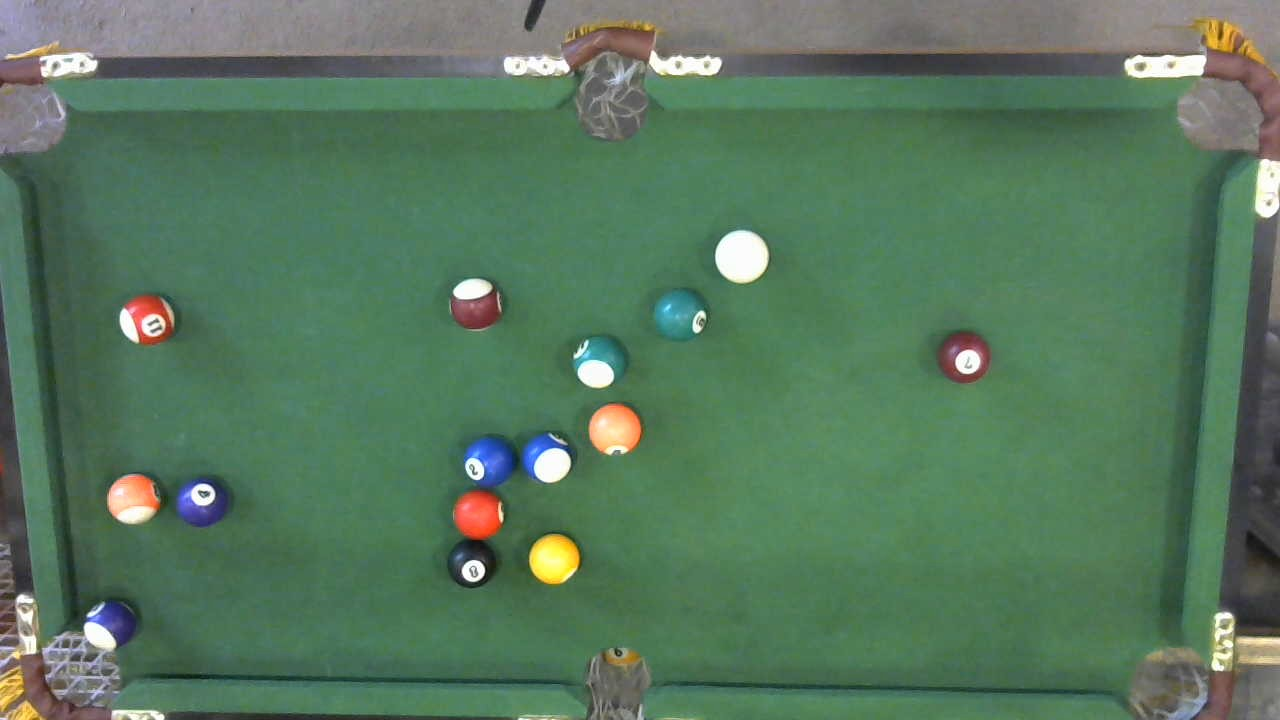
//> input picture ProtoCodes/Billiards/images/original/r1.jpg, 1280 x 720 px
$ ./Billiards images/original/r1.jpg   (built with g++ and OpenCV 4)
//> lines starting //> are read from the running program, lines starting //| are printed output that depends on the picture; after the words box and inside, x2 and y2 are one past the last pixel; in counts of white or black regions, pixels touching at a corner belong together
#include<iostream>
#include<vector>
#include<opencv2/core.hpp>
#include<opencv2/imgproc.hpp>
#include<opencv2/highgui.hpp>
#include<opencv2/features2d.hpp>

using namespace std;
using namespace cv;

const double X=472.5;//作为球路计算算法测试的仿真程序，本程序没有引入白球探测程序，我们把测试图片中的白球坐标作为常量定义于此
const double Y=391.5;

double min(double x,double y){//辅助函数，找到较小的值
    return x>y?y:x;
}

double max(double x,double y){//辅助函数，找到较大的值
    return x>y?x:y;
}

// [8 lines left out: function minmax, not called in this run]

bool backgroundColorExtraction(const Mat& im,int& r,int& g,int& b,bool centerEmphasized=true){//背景色提取
//将提取得到的背景色信息保存到变量r,g,b中，为了减少台球桌外侧的边缘对于背景色统计的干扰，可以选择“强调中心区域”
    if(im.channels()!=3)return false;//只处理彩色图片
    int rows=im.rows;
    int cols=im.cols;
    int RGBHistogram[16][16][16];//将RGB色彩空间划分为16*16*16个区间
    memset(RGBHistogram,0,sizeof(int)*16*16*16);
    r=0;g=0;b=0;
    int cnt=0;
    for(int i=0;i<rows;i++){
        for(int j=0;j<cols;j++){//遍历图像
            RGBHistogram[int(im.at<Vec3b>(i, j)[0]) / 16][int(im.at<Vec3b>(i, j)[1]) / 16][int(im.at<Vec3b>(i, j)[2]) / 16]++;//计算每个像素的RGB值，将其归入相应的直方图区间
            if(centerEmphasized && i>rows/4 && i<rows/4*3 && j>cols/4 && j<cols/4*3){
                RGBHistogram[int(im.at<Vec3b>(i, j)[0]) / 16][int(im.at<Vec3b>(i, j)[1]) / 16][int(im.at<Vec3b>(i, j)[2]) / 16]++;//如果选择“强调中心区域”，则中部区域的色彩统计按照一个像素两票计算
            }
        }
    }
    for(int i=0;i<16;i++){//在直方图中找到RGB最大值
        for(int j=0;j<16;j++){
            for(int k=0;k<16;k++){
                if (RGBHistogram[i][j][k] > cnt) {
					cnt = RGBHistogram[i][j][k];
					r = i;
					g = j;
					b = k;
				}
            }
        }
    }
    r=r*16+8;//通过数组标号反过来估计最大RGB值，即背景色
    g=g*16+8;
    b=b*16+8;
    return true;
}

Mat binarization(const Mat& src,const int r,const int g,const int b,const int threshold,bool OR=true){//图像二值化，按照背景色r,g,b,以threshold为阈值，将图像src中与(r,g,b)差异小于阈值的像素点绘制为黑色，否则绘制为白色
    Mat dst(Size(src.cols, src.rows), CV_8UC3);
    if(OR){//或逻辑：r,g,b之一的差异超过阈值就绘制白色
        for(int i=0;i<src.rows;i++){
            for(int j=0;j<src.cols;j++){
                if( abs(src.at<Vec3b>(i,j)[0]-r)>threshold || abs(src.at<Vec3b>(i,j)[1]-g)>threshold || abs(src.at<Vec3b>(i,j)[2]-b)>threshold){
                    dst.at<Vec3b>(i, j)[0] = 255;
                    dst.at<Vec3b>(i, j)[1] = 255;
                    dst.at<Vec3b>(i, j)[2] = 255;
                }
                else{
                    dst.at<Vec3b>(i, j)[0] = 0;
                    dst.at<Vec3b>(i, j)[1] = 0;
                    dst.at<Vec3b>(i, j)[2] = 0;
                }
            }
        }
    }
    else{//与逻辑：r,g,b差异全部大于阈值才绘制为白色
        for(int i=0;i<src.rows;i++){
            for(int j=0;j<src.cols;j++){
                if( abs(src.at<Vec3b>(i,j)[0]-r)>threshold && abs(src.at<Vec3b>(i,j)[1]-g)>threshold && abs(src.at<Vec3b>(i,j)[2]-b)>threshold){
                    dst.at<Vec3b>(i, j)[0] = 255;
                    dst.at<Vec3b>(i, j)[1] = 255;
                    dst.at<Vec3b>(i, j)[2] = 255;
                }
                else{
                    dst.at<Vec3b>(i, j)[0] = 0;
                    dst.at<Vec3b>(i, j)[1] = 0;
                    dst.at<Vec3b>(i, j)[2] = 0;
                }
            }
        }
    }
    imwrite("tmp.jpg",dst);
    return dst;
}

Mat edgeDetection(const Mat& src,unsigned int Modifier=1){//辅助函数，生成Sobel边缘探测图像
    Mat gray,grad_x,grad_y,grad;
    cvtColor(src,gray,COLOR_RGB2GRAY);
    Sobel(gray,grad_x,CV_16S,1,0,3,1,0,BORDER_DEFAULT);//由x方向上的灰度梯度得到边缘图
    Sobel(gray,grad_y,CV_16S,0,1,3,1,0,BORDER_DEFAULT);//由y方向上的灰度梯度得到边缘图
    convertScaleAbs(grad_x,grad_x);
    convertScaleAbs(grad_y,grad_y);
    addWeighted(grad_x,0.5*Modifier,grad_y,0.5*Modifier,0,grad);//将两个边缘图加权相加，用参数Modifier控制图像中边缘轮廓的强度
    return grad;
}

Mat findTableEdge(const Mat& src,int& x1,int& x2,int& y1,int& y2,int marginFilter=0,int lowerBound=20,int upperBound=40,int division=40){
    //探测桌面边缘的算法
    //将计算得到的桌面边缘探测结果保存到变量x1,x2,y1,y2中
    //如果开启marginFilter=n，则将图像边缘的1/n*图像长、1/n*图像宽的区域涂黑，如果marginFilter=0，则保留原图像，不做涂黑处理
    //桌面边缘处的颜色为绿色，用Sobel算子只能提取出很弱的纹理
    //本函数的目的就是在二值化图像的黑色区域搜寻Sobel算子提取的弱纹理
    //将球-桌面间的强纹理信息弱化，将桌面本身的弱纹理信息强化
    //然后运用此信息进行桌面边缘的位置估计
    //用lowerBound和upperBound确定提取的弱纹理的强度阈值
    //将图像长、宽划分为division部分，统计落在其中的纹理像素，用于估计桌面边缘的大致位置
    int r,g,b;
    Mat dst(Size(src.cols, src.rows), CV_8UC3);
    backgroundColorExtraction(src,r,g,b);//提取背景色
    Mat im1=binarization(src,r,g,b,10);//以与背景色差异阈值为10的标准进行图像二值化
    //对于一般目的而言，该阈值在经验上可以设置为50，对于桌面边缘提取而言，把阈值减小可以缩小黑色区域，减少探测到球-桌面强纹理信息的可能性，过滤掉一部分强纹理
    Mat im2=edgeDetection(src);
    if(marginFilter==0){//不对边缘进行处理
        for(int i=0;i<src.rows;i++){
            for(int j=0;j<src.cols;j++){
                if(im1.at<Vec3b>(i,j)[0]==0 && im1.at<Vec3b>(i,j)[1]==0 && im1.at<Vec3b>(i,j)[2]==0 && im2.at<uchar>(i,j)>lowerBound && im2.at<uchar>(i,j)<upperBound){//提取绿色桌面上的弱纹理，将其绘制为白色
                    dst.at<Vec3b>(i, j)[0] = 255;
                    dst.at<Vec3b>(i, j)[1] = 255;
                    dst.at<Vec3b>(i, j)[2] = 255;
                }
                else{
                    dst.at<Vec3b>(i, j)[0] = 0;
                    dst.at<Vec3b>(i, j)[1] = 0;
                    dst.at<Vec3b>(i, j)[2] = 0;
                }
            }
        }
    }
    else{//如果marginFilter不等于0，则先进行边缘处理
        for(int i=0;i<int(src.rows/marginFilter);i++){
            for(int j=0;j<src.cols;j++){
                dst.at<Vec3b>(i, j)[0] = 0;
                dst.at<Vec3b>(i, j)[1] = 0;
                dst.at<Vec3b>(i, j)[2] = 0;
            }
        }
        for(int i=int(src.rows-src.rows/marginFilter);i<src.rows;i++){
            for(int j=0;j<src.cols;j++){
                dst.at<Vec3b>(i, j)[0] = 0;
                dst.at<Vec3b>(i, j)[1] = 0;
                dst.at<Vec3b>(i, j)[2] = 0;
            }
        }
        for(int i=int(src.rows/marginFilter);i<int(src.rows-src.rows/marginFilter);i++){
            for(int j=0;j<int(src.cols/marginFilter);j++){
                dst.at<Vec3b>(i, j)[0] = 0;
                dst.at<Vec3b>(i, j)[1] = 0;
                dst.at<Vec3b>(i, j)[2] = 0;
            }
        }
        for(int i=int(src.rows/marginFilter);i<int(src.rows-src.rows/marginFilter);i++){
            for(int j=int(src.cols-src.cols/marginFilter);j<src.cols;j++){
                dst.at<Vec3b>(i, j)[0] = 0;
                dst.at<Vec3b>(i, j)[1] = 0;
                dst.at<Vec3b>(i, j)[2] = 0;
            }
        }
        for(int i=int(src.rows/marginFilter);i<int(src.rows-src.rows/marginFilter);i++){//然后再提取弱纹理信息
            for(int j=int(src.cols/marginFilter);j<int(src.cols-src.cols/marginFilter);j++){
                if(im1.at<Vec3b>(i,j)[0]==0 && im1.at<Vec3b>(i,j)[1]==0 && im1.at<Vec3b>(i,j)[2]==0 && im2.at<uchar>(i,j)>lowerBound && im2.at<uchar>(i,j)<upperBound){
                    dst.at<Vec3b>(i, j)[0] = 255;
                    dst.at<Vec3b>(i, j)[1] = 255;
                    dst.at<Vec3b>(i, j)[2] = 255;
                }
                else{
                    dst.at<Vec3b>(i, j)[0] = 0;
                    dst.at<Vec3b>(i, j)[1] = 0;
                    dst.at<Vec3b>(i, j)[2] = 0;
                }
            }
        }
    }
    int row[dst.rows/division];//在每个长宽区间中统计纹理像素点的数目
    int col[dst.cols/division];
    memset(row,0,sizeof(int)*dst.rows/division);
    memset(col,0,sizeof(int)*dst.cols/division);
    for(int i=0;i<dst.rows;i++){
        for(int j=0;j<dst.cols;j++){
            if(dst.at<Vec3b>(i,j)[0]==255){
                row[i/division]++;
                col[j/division]++;
            }
        }
    }
    int maxI1=0,maxI2=0,maxJ1=0,maxJ2=0;//寻找出现纹理像素点最多的位置
    int i1=-1,i2=-1,j1=-1,j2=-1;
    for(int i=0;i<dst.rows/4/division;i++){
        if(row[i]>maxI1){
            maxI1=row[i];
            i1=i;
        }
    }
    for(int i=dst.rows*3/4/division;i<dst.rows/division;i++){
        if(row[i]>maxI2){
            maxI2=row[i];
            i2=i;
        }
    }
    for(int j=0;j<dst.cols/4/division;j++){
        if(col[j]>maxJ1){
            maxJ1=col[j];
            j1=j;
        }
    }
    for(int j=dst.cols*3/4/division;j<dst.cols/division;j++){
        if(col[j]>maxJ2){
            maxJ2=col[j];
            j2=j;
        }
    }
    x1=j1*division+division/2;//得到对于桌面边缘位置的估计
    x2=j2*division+division/2;
    y1=i1*division+division/2;
    y2=i2*division+division/2;
    return dst;
}

int WValue(Mat src,int y,int x,bool horizontal,int length){//计算水平或竖直连续length个像素的“白色值”——whiteValue
    int r=0;
    if(horizontal){
        for(int i=0;i<length;i++){
            r+=src.at<Vec3b>(y,x+i)[0];
            r+=src.at<Vec3b>(y,x+i)[1];
            r+=src.at<Vec3b>(y,x+i)[2];
        }
        r/=length;
        r/=3;
    }
    else{
        for(int i=0;i<length;i++){
            r+=src.at<Vec3b>(y+i,x)[0];
            r+=src.at<Vec3b>(y+i,x)[1];
            r+=src.at<Vec3b>(y+i,x)[2];
        }
        r/=length;
        r/=3;
    }
    return r;
}

// [190 lines left out: functions drawReflections, findDist, iterativeDraw, drawPath, not called in this run]

void findStick(Mat src,double ballCoef=1.2,double edgeCoef=20){//球杆探测程序
    int r,g,b;
    int x1,x2,y1,y2;
    int ox1,ox2,oy1,oy2;
    Point st,ed;
    backgroundColorExtraction(src,r,g,b);
    Mat bin=binarization(src, r, g, b,50);//二值化
    Mat gray;
    findTableEdge(src,x1,x2,y1,y2);//桌面边缘探测
    if(src.channels()==3){
        cvtColor(src,gray,COLOR_RGB2GRAY);
    }
    vector<Vec3f> circles;
    HoughCircles(gray, circles, HOUGH_GRADIENT, 1, src.rows / 40, 20, 30, 13, 30);  //寻找球形区域
    for (size_t i = 0; i < circles.size(); i++){//将球形区域涂黑，为保证球形区域被黑色覆盖，将ballCoef取值略大于1
		for(int j=round(circles[i][0]-ballCoef*circles[i][2]);j<=round(circles[i][0]+ballCoef*circles[i][2]);j++){
            for(int k=round(circles[i][1]-ballCoef*circles[i][2]);k<=round(circles[i][1]+ballCoef*circles[i][2]);k++){
                bin.at<Vec3b>(k,j)[0]=0;
                bin.at<Vec3b>(k,j)[1]=0;
                bin.at<Vec3b>(k,j)[2]=0;
            }
        }
	}
    minmax(x1,x2);//将桌面边缘位置参数按从小到大排序
    minmax(y1,y2);
    ox1=x1;ox2=x2;oy1=y1;oy2=y2;//保存原有桌面边缘信息
    //rectangle(bin,Point(ox1,oy1),Point(ox2,oy2),Scalar(255,0,0),3);
    x1+=src.cols/edgeCoef;//从桌面边缘向内求取一个较少受到噪声影响的矩形区域
    x2-=src.cols/edgeCoef;
    y1+=src.rows/edgeCoef;
    y2-=src.rows/edgeCoef;
    //rectangle(bin,Point(x1,y1),Point(x2,y2),Scalar(0,255,0),3);
    bool cont=true;
    for(int y=y1;y<=y2;y++){//顺着矩形区域寻找比较连续的白色区域，用辅助函数WValue进行连续像素的白色判定
        if(WValue(bin,y,x1,false,10)<200){
            continue;
        }
        else{
            cont=false;
            st.x=x1;
            st.y=y;
            break;
        }
    }
    if(cont){
        for(int y=y1;y<=y2;y++){
            if(WValue(bin,y,x2,false,10)<200){
                continue;
            }
            else{
                cont=false;
                st.x=x2;
                st.y=y;
                break;
            }
        }
    }
    if(cont){
        for(int x=x1;x<=x2;x++){
            if(WValue(bin,y1,x,true,10)<200){
                continue;
            }
            else{
                cont=false;
                st.x=x;
                st.y=y1;
                break;
            }
        }
    }
    if(cont){
        for(int x=x1;x<=x2;x++){
            if(WValue(bin,y2,x,false,10)<200){
                continue;
            }
            else{
                st.x=x;
                st.y=y2;
                break;
            }
        }
    }
    //circle(bin,st,3,Scalar(0,0,255),3);
    //得到杆上位点
    vector<Point> v1;
    vector<Point> v2;
    vector<Point> result;
    vector<Point> key;
    v1.clear();
    v2.clear();
    result.clear();
    key.clear();
    for(double angle=0.0;angle<=6.28;angle+=0.01){//以杆上位点为圆心，逆时针旋转搜索
        if(bin.at<Vec3b>(st.y+50*sin(angle),st.x+50*cos(angle))[0]==255 && bin.at<Vec3b>(st.y+50*sin(angle+0.01),st.x+50*cos(angle+0.01))[0]==0){
            Point e1;
            e1.x=st.x+50*cos(angle);
            e1.y=st.y+50*sin(angle);
            v1.push_back(e1);//从二值化图像的白色区域进入二值化图像的黑色区域的位点
        }
        else if(bin.at<Vec3b>(st.y+50*sin(angle),st.x+50*cos(angle))[0]==0 && bin.at<Vec3b>(st.y+50*sin(angle+0.01),st.x+50*cos(angle+0.01))[0]==255){
            Point e2;
            e2.x=st.x+50*cos(angle);
            e2.y=st.y+50*sin(angle);
            v2.push_back(e2);//从二值化图像的黑色区域进入二值化图像的白色区域的位点
        }
    }
    for(int i=0;i<2;i++){
        //circle(bin,v1[i],3,Scalar(0,255,0),3);
        for(int j=0;j<2;j++){
            //circle(bin,v2[j],3,Scalar(255,0,0),3);
            if(abs(v1[i].x-v2[j].x)<50 && abs(v1[i].y-v2[j].y)<50){//求取上述两类位点的位置平均
                Point e;
                e.x=(v1[i].x+v2[j].x)/2;
                e.y=(v1[i].y+v2[j].y)/2;
                result.push_back(e);
            }
        }
    }

    int stick_x1,stick_y1,stick_x2,stick_y2;
    double dx,dy;
    if(result.size()>1){
        stick_x1=result[0].x;
        stick_y1=result[0].y;
        stick_x2=result[1].x;
        stick_y2=result[1].y;
        dx=stick_x1-stick_x2;
        dy=stick_y1-stick_y2;
    }
    bool outOfRange1=false;
    bool outOfRange2=false;
    int px1,px2,px3,px4,py1,py2,py3,py4;
    for(int i=1;i<bin.cols;i++){
        px1=int(result[0].x+i);
        py1=int(result[0].y+i*dy/dx);
        px2=int(result[0].x+i+1);
        py2=int(result[0].y+(i+1)*dy/dx);
        px3=int(result[0].x-i);
        py3=int(result[0].y-i*dy/dx);
        px4=int(result[0].x-i-1);
        py4=int(result[0].y-(i+1)*dy/dx);
        if((px2>ox2)||(px2<ox1)||(py2>oy2)||(py2<oy1)){
            outOfRange1=true;
        }
        if((px4>ox2)||(px4<ox1)||(py4>oy2)||(py4<oy1)){
            outOfRange2=true;
        }
        if(outOfRange1 && outOfRange2)break;
        if(!outOfRange1){//要么搜索到桌面边缘，要么搜索到杆的尖端
            if(int(bin.at<Vec3b>(py1,px1)[0])==255 && int(bin.at<Vec3b>(py2,px2)[0])==0){
                Point r;
                r.x=px1;
                r.y=py1;
                key.push_back(r);
                break;
            }
        }
        if(!outOfRange2){
            if(bin.at<Vec3b>(py3,px3)[0]==255 && bin.at<Vec3b>(py4,px4)[0]==0){
                Point r;
                r.x=px3;
                r.y=py3;
                key.push_back(r);
                break;
            }
        }
    }
    if(key.size()>0){
        circle(bin,key[0],3,Scalar(0,0,255),3);
        circle(bin,result[0],3,Scalar(0,0,255),3);
        circle(bin,result[1],3,Scalar(0,0,255),3);//绘制球杆上的关键点
        double xx1,xx2,yy1,yy2,xx3,yy3,xx4,yy4;//以下绘制无遮挡的反射路径
        drawReflections(result[0].x,result[0].y,key[0].x,key[0].y,ox1,ox2,oy1,oy2,xx1,yy1,xx2,yy2);
        line(src,Point(key[0].x,key[0].y),Point(xx2,yy2),Scalar(0,0,255),3);
        for(int i=0;i<5;i++){
            drawReflections(xx1,yy1,xx2,yy2,ox1,ox2,oy1,oy2,xx3,yy3,xx4,yy4);
            line(src,Point(xx2,yy2),Point(xx4,yy4),Scalar(0,0,255),3);
            xx1=xx3;
            xx2=xx4;
            yy1=yy3;
            yy2=yy4;
        }
    }
    if(key.size()>0){//绘制有遮挡的反射路径
        drawPath(src,result[0].x,result[0].y,key[0].x,key[0].y,X,Y,ox1,ox2,oy1,oy2,circles);
    }
    imshow("begin",src);//结果显示
	imshow("Circle", bin);
    imwrite("r.jpg",src);
    imwrite("8.jpg",bin);
	waitKey(0);
}


// [53 lines left out: functions testFunction1, testFunction2, not called in this run]


int main(int argc,char** argv){
    Mat im=imread(argv[1]);
//> im is the input picture: 720 rows x 1280 cols, CV_8UC3; mean B, G, R 94.2, 119.5, 87.6
    findStick(im,1.2,10);
//> the loop in backgroundColorExtraction, `for(int i=0;i<16;i++)` made 16 passes
//> (cnt, r, g, b) on passes 1 to 8: (18, 0, 5, 7), (426, 1, 1, 1), (1521, 2, 3, 2), (6452, 3, 3, 3), (59154, 4, 6, 4), (307406, 5, 7, 4), (307406, 5, 7, 4), (307406, 5, 7, 4)
//> after the loop in backgroundColorExtraction, `for(int i=0;i<16;i++)`: cnt = 307406; r = 5; g = 7; b = 4
//> in backgroundColorExtraction, `r=r*16+8;`: r = 88
//> in backgroundColorExtraction, `g=g*16+8;`: g = 120
//> in backgroundColorExtraction, `b=b*16+8;`: b = 72
//> in findStick, `backgroundColorExtraction(src,r,g,b);`: r = 88; g = 120; b = 72
//> after the loop in binarization, `for(int i=0;i<src.rows;i++)`:
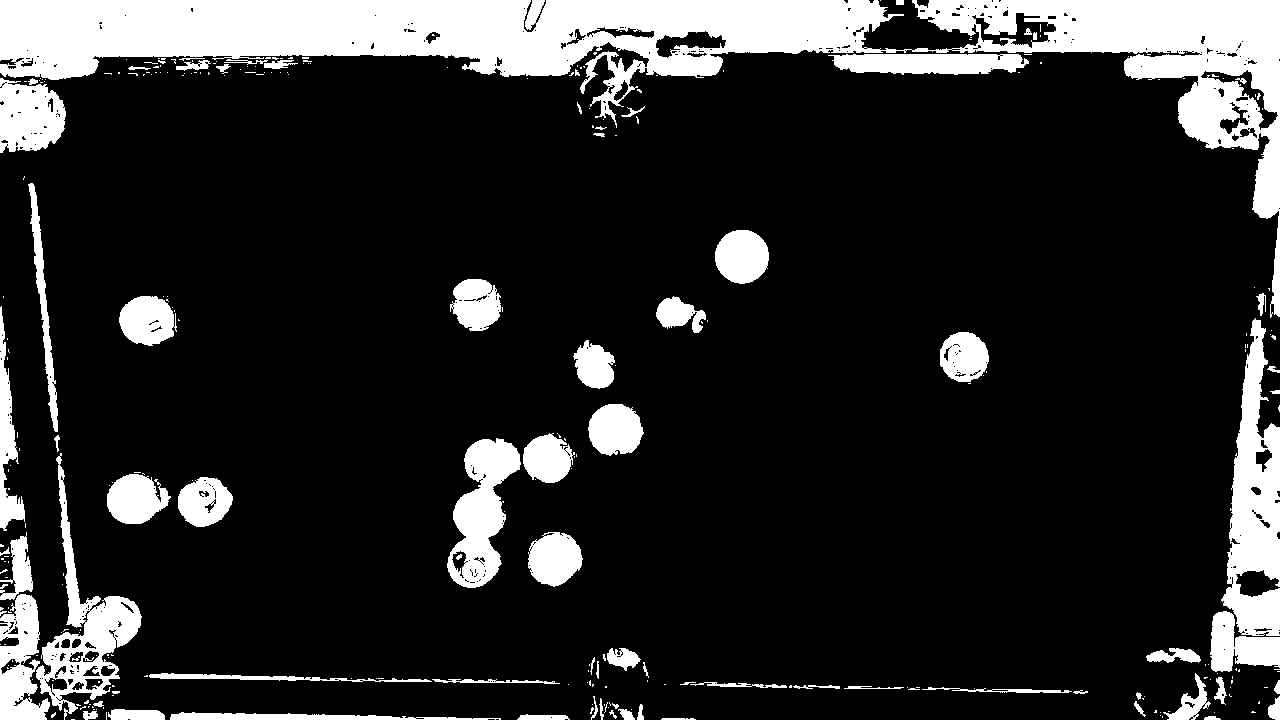
//> dst: 720 rows x 1280 cols, CV_8UC3; 16.6% white; 313 white regions (235 under 20 px), largest, box (x1, y1, x2, y2) and area: (0, 0, 1280, 318) 80152, (1221, 318, 1280, 636) 10434, (36, 453, 142, 720) 6745
//> the loop in backgroundColorExtraction (call 2), `for(int i=0;i<16;i++)` made 16 passes
//> in findTableEdge, `backgroundColorExtraction(src,r,g,b);`: r = 88; g = 120; b = 72
//> call 2 of binarization, with r = 88, g = 120, b = 72, threshold = 10, OR = true
//> after the loop in binarization (call 2), `for(int i=0;i<src.rows;i++)`:
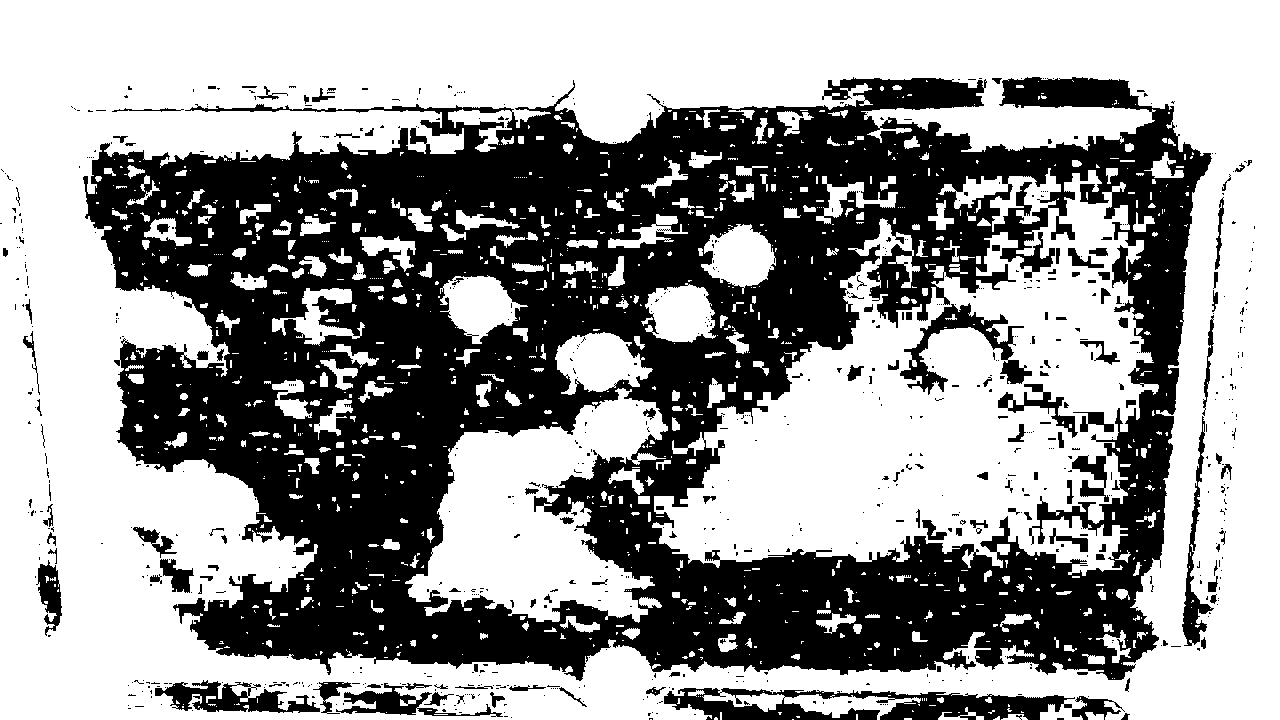
//> dst: 720 rows x 1280 cols, CV_8UC3; 59.3% white; 777 black regions (639 under 20 px), largest, box (x1, y1, x2, y2) and area: (83, 77, 1212, 681) 343430, (664, 688, 1075, 720) 7078, (900, 303, 1032, 395) 3026
//> (the rest of the program and of its run is left out)
